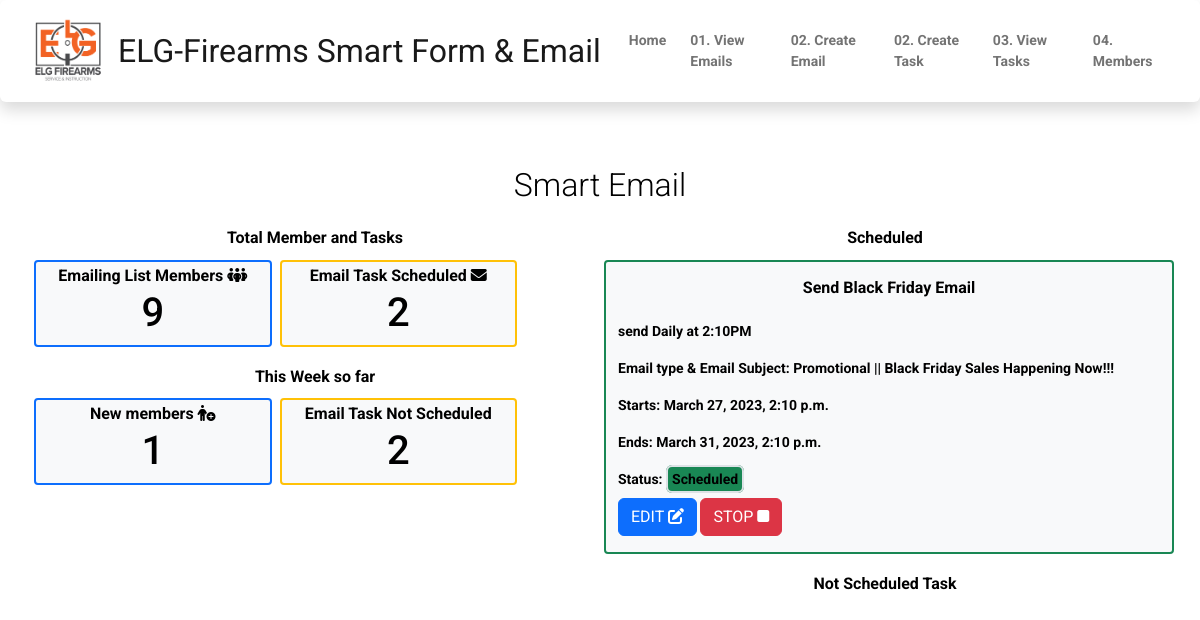
The app's page /master/, older data.
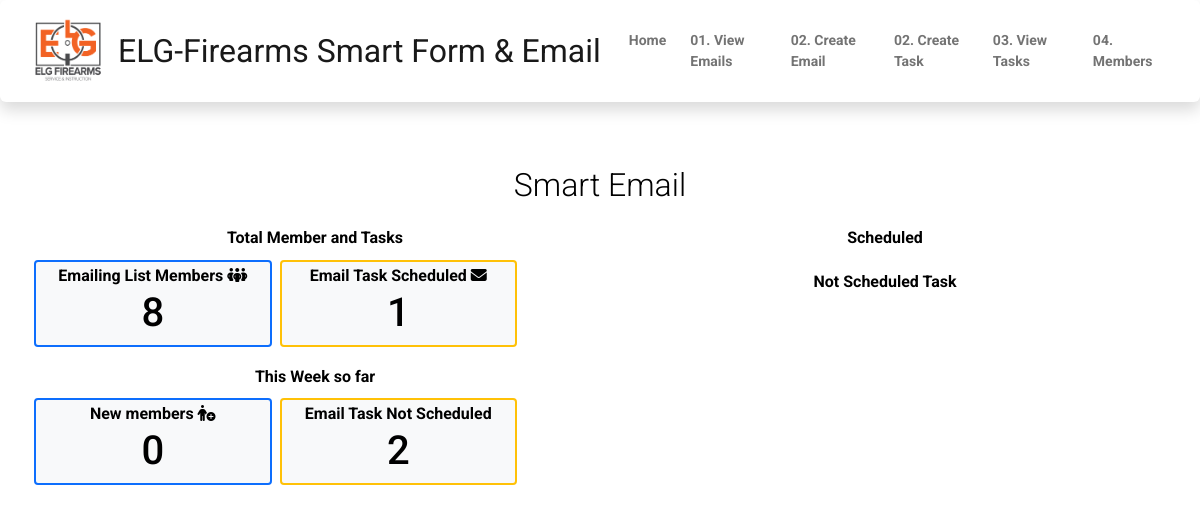
The same page, newer data.
### smart_emailApp/models.py (models this page shows, shortened)
class EmailTask(models.Model):
    task_type = (
        ('Once', 'Once'),
        ('Daily', 'Daily'),
        ('Weekly', 'Weekly'),
        ('Monthly', 'Monthly'),
    )
    task_status = (
        ('Scheduled', 'Scheduled'),
        ('STOPPED', 'STOPPED'),
        ('Not Scheduled', 'Not Scheduled'),
        ('Expired', 'Expired'),
    )
    priority_level = (
        ('Low', 'Low'),
        ('Medium', 'Medium'),
        ('High', 'High'),
    )
    task_name = models.CharField(max_length=200)
    task_occurence = models.CharField(max_length=50, choices=task_type, null=True, blank=True)
    task_description = models.TextField(max_length=200)
    recipients = models.CharField(max_length=1000)
    sender = models.EmailField()
    emailToSend = models.ForeignKey(Emails, on_delete=models.CASCADE, null=True, blank=True)
    created_at = models.DateTimeField(auto_now_add=True)
    date_from = models.DateTimeField()
    date_to_sending = models.DateTimeField()
    status = models.CharField(max_length=50, choices=task_status, null=True, blank=True)
    priority = models.CharField(max_length=50, choices=priority_level, null=True, blank=True)
    error_message = models.TextField(null=True, blank=True)
    updated_at = models.DateField(auto_now=True, null=True, blank=True)

class Emails(models.Model):
    email_type = (
        ('Promotional', 'Promotional'),
        ('Store News', 'Store News'),
        ('Seasonal Sales', 'Seasonal Sales'),
    )
    subject = models.CharField(max_length=100)
    body = models.TextField(max_length=1000)
    emailtype = models.CharField(max_length=50, choices=email_type, null=True, blank=True)
    product1_image = models.ImageField(upload_to="email_imageAttachment/", null=True, blank=True, default=None)
    product1_name = models.CharField(max_length=60, null=True, blank=True)
    product1_description = models.CharField(max_length=200, null=True, blank=True)
    product1_link = models.URLField(max_length=100, null=True, blank=True)
    product2_image = models.ImageField(upload_to="email_imageAttachment/", null=True, blank=True, default=None)
    product2_name = models.CharField(max_length=60, null=True, blank=True)
    product2_description = models.CharField(max_length=200, null=True, blank=True)
    product2_link = models.URLField(max_length=100, null=True, blank=True)
    product3_image = models.ImageField(upload_to="email_imageAttachment/", null=True, blank=True, default=None)
    product3_name = models.CharField(max_length=60, null=True, blank=True)
    product3_description = models.CharField(max_length=200, null=True, blank=True)
    product3_link = models.URLField(max_length=100, null=True, blank=True)
    product4_image = models.ImageField(upload_to="email_imageAttachment/", null=True, blank=True, default=None)
    product4_name = models.CharField(max_length=60, null=True, blank=True)
    product4_description = models.CharField(max_length=200, null=True, blank=True)
    product4_link = models.URLField(max_length=100, null=True, blank=True)
    created_at = models.DateTimeField(auto_now_add=True)
    updated_at = models.DateField(auto_now=True, null=True, blank=True)
    def __str__(self):
        return f'{self.emailtype} || {self.subject}'

### smart_emailApp/views.py (the view)
# urls.py: path('', views.home_view, name='master_home'),
def home_view(request):
    from django.db.models import Q
    members_count = User.objects.count()
    today = datetime.today()
    thirty_days_ago = today - timedelta(days=7)
    last7days = User.objects.filter(created_at__gte=thirty_days_ago).count()
    numberOf_scheduled_tasks = EmailTask.objects.filter(status="Scheduled").count()
    numberNOt_scheduled_tasks = EmailTask.objects.filter(
        Q(status='Not Scheduled') | Q(status='Expired') | Q(status='STOPPED')).count()
    only_scheduled_tasks = EmailTask.objects.filter(
        Q(status='Scheduled'),
        updated_at__gte=datetime.now() - timedelta(days=7)
    ).order_by('-date_from')[:3]
    not_scheduled_tasks = EmailTask.objects.filter(
        Q(status='Not Scheduled') | Q(status='Expired') | Q(status='STOPPED'),
        updated_at__gte=datetime.now() - timedelta(days=7)
    ).order_by('-date_to_sending')[:3]
    context = {
        "members_count": members_count,
        "last7days": last7days,
        "numberOf_scheduled_tasks": numberOf_scheduled_tasks,
        "numberNOt_scheduled_tasks": numberNOt_scheduled_tasks,
        'only_scheduled_tasks': only_scheduled_tasks,
        'not_scheduled_tasks': not_scheduled_tasks
    }
    return render(request, "smartemail/master_home.html", context)

### templates/smartemail/master_home.html (shortened to what this page needs)
{% extends "nav.html" %}
{% load static %}
{% block navbar %}
    <div class="container">
        <div class="row text-black">
            <h4 class="text-center p-3 lead fs-2"> Smart Email </h4>
            <div class="col-6">
                <div class="row mb-2">
                    <h6 class="text-center fw-bold"> Total Member and Tasks  </h6>
                    <div class="col-5 bg-light m-1 border border-primary border-2  rounded-1">
                        <h6 class="text-center m-1 fw-bold"> Emailing List Members <i class="fa-solid fa-people-group"></i></h6>
                        <h1 class="text-black text-center">{{ members_count }}</h1>
                    </div>
                    <div class="col-5 bg-light m-1 border border-warning border-2  rounded-1">
                        <h6 class="text-center m-1 fw-bold"> Email Task Scheduled <i class="fa-solid fa-envelope"></i> </h6>
                        <h1 class="text-black text-center">{{ numberOf_scheduled_tasks }}</h1>
                    </div>
                </div>
                <div class="row mt-3">
                    <h6 class="text-center fw-bold"> This Week so far </h6>
                    <div class="col-5 bg-light m-1 border border-primary border-2  rounded-1">
                        <h6 class="text-center m-1 fw-bold"> New members <i class="fa-solid fa-person-circle-plus"></i> </h6>
                        <h1 class="text-black text-center">{{ last7days }}</h1>
                    </div>
                    <div class="col-5 bg-light m-1 border border-warning border-2  rounded-1">
                        <h6 class="text-center m-1 fw-bold"> Email Task Not Scheduled</h6>
                        <h1 class="text-black text-center">{{ numberNOt_scheduled_tasks }}</h1>
                    </div>
                </div>
            </div>
            <div class="col-6">
                <div class="row mb-3">
                    <h6 class="text-center fw-bold">Scheduled </h6>
                    {% for task in only_scheduled_tasks %}
                        <div class="col-12 bg-light m-1 border border-success border-2 rounded-1 text-black ">
                            <h6 class="text-center fw-bolder p-3"> {{ task.task_name}} </h6>
                            <p class="fw-bold">
                                {{ task.task_description }}
                            </p>
                            <p class="fw-bold"> Email type & Email Subject:  <span class="text-black">  {{ task.emailToSend }}</span></p>
                            <p class="fw-bold"> Starts:<span class="text-black">  {{ task.date_from }}</span> </p>
                            <p  class="fw-bold"> Ends:<span class="text-black">   {{ task.date_to_sending }}</span> </p>
                            <div class="pb-2 fw-bold">Status: <span class="p-1 fw-bold bg-success border rounded">{{ task.status }}</span></div>
                            <a class="btn btn-primary mb-3" href="{% url 'edit_task' task.id  %}"> EDIT  <i class="fa-solid fa-pen-to-square"></i></a>
                            <form method="POST" action="{% url 'stop_task' task.id %}" class="d-inline">
                                <button class="btn btn-danger mb-3" type="submit"href="{% url 'stop_task' task.id %}"> STOP <i class="fa-solid fa-stop"></i></button>
                            </form>
                        </div>
                    {% endfor %}
                </div>
                <div class="row mt-3">
                    <h6 class="text-center fw-bold"> Not Scheduled Task  </h6>
                </div>
            </div>
        </div>
    </div>
{% endblock %}

Row changes from the older to the newer data that the page shows:
removed EmailTask: task_name "Send Black Friday Email", task_description "send Daily at 2:10PM", emailToSend "Promotional || Black Friday Sales Happening Now!!!", date_from "March 27, 2023, 2:10 p.m.", date_to_sending "March 31, 2023, 2:10 p.m.", status "Scheduled"
Text that changed along with them:
{{ members_count }}: "9" → "8"
{{ numberOf_scheduled_tasks }}: "2" → "1"
{{ last7days }}: "1" → "0"
